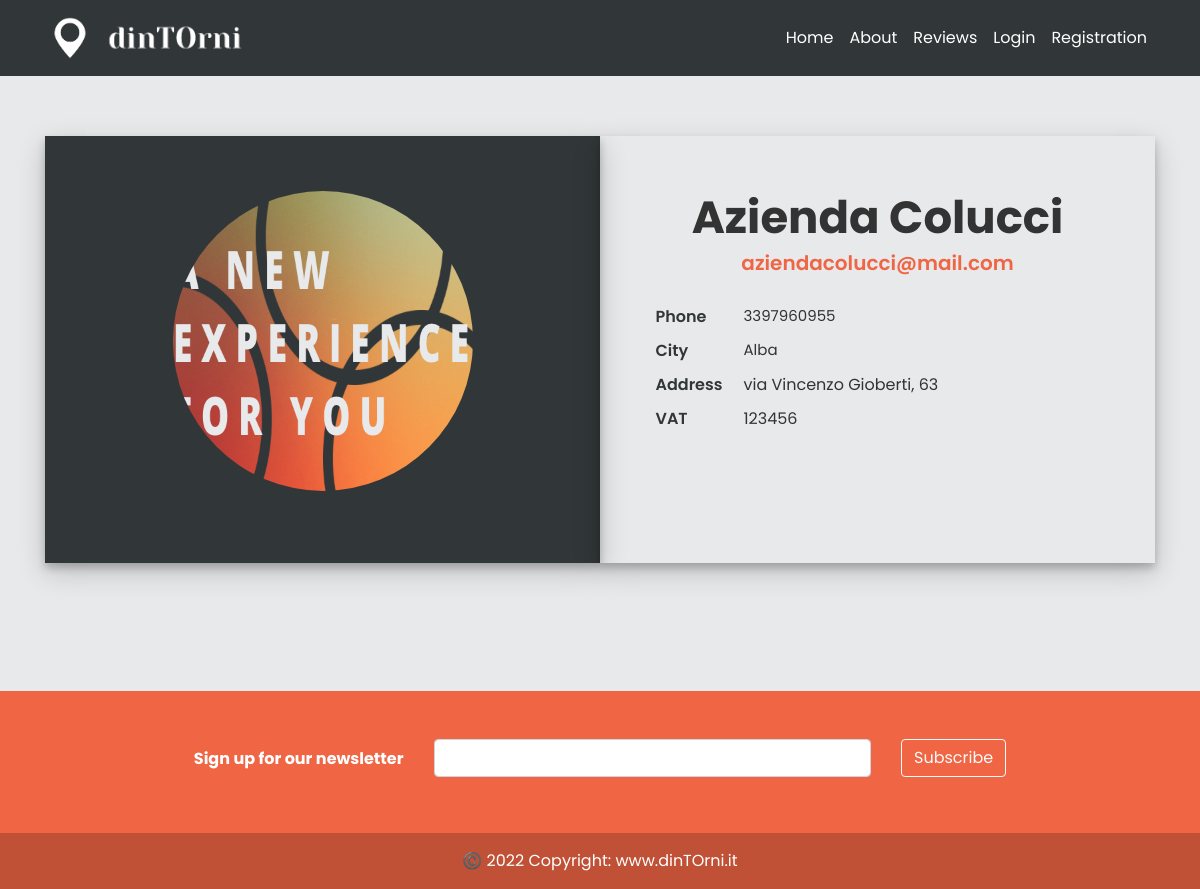
Page /2/business_info on the earlier database version.
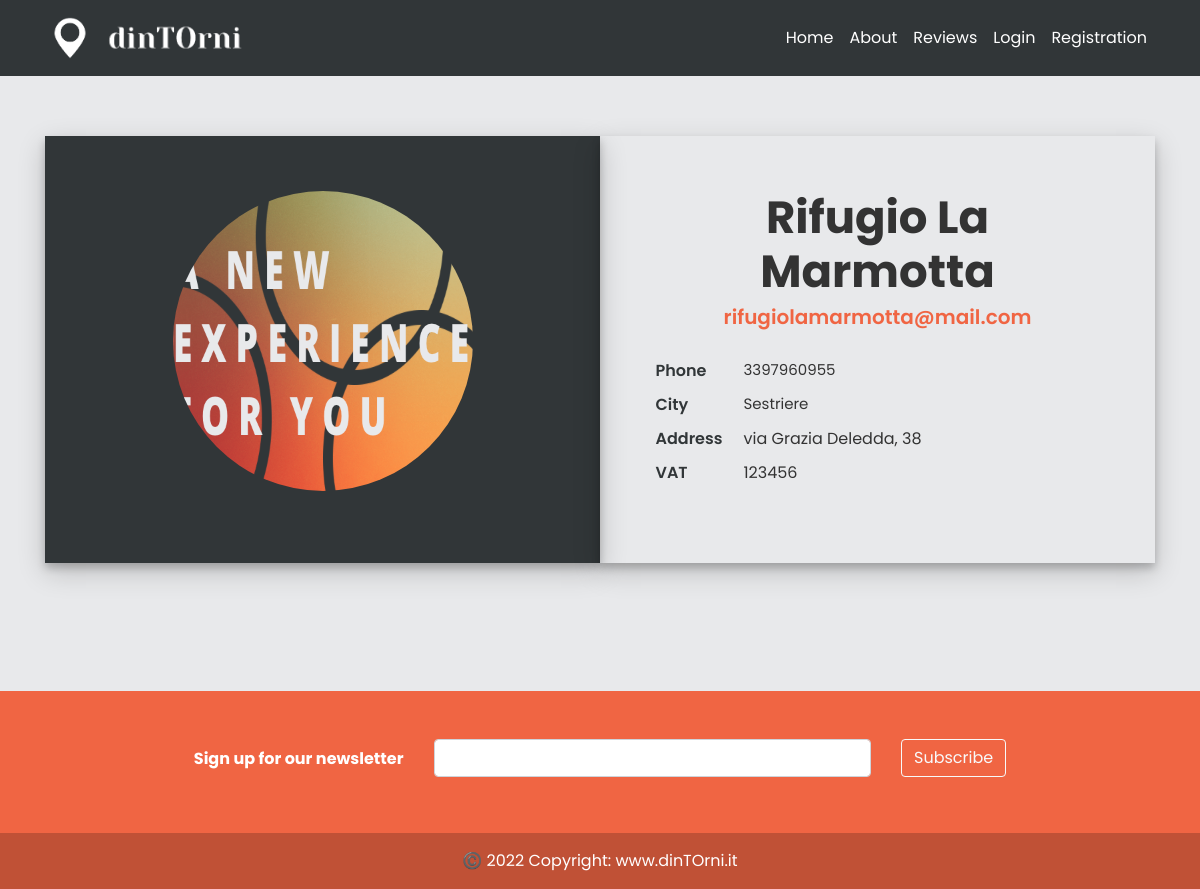
Same page on the later database version.
### models.py (models this page shows, shortened)
class User(db.Model, UserMixin):
    _tablename__ = 'user'
    id = db.Column(db.Integer, primary_key=True)
    email = db.Column(db.String(120), unique=True, nullable=False)
    image_file = db.Column(db.String(20), nullable=False, default='default.jpg')
    password = db.Column(db.String(60), nullable=False)
    telephone = db.Column(db.Integer(), nullable=False)
    type= db.Column(db.String(20))
    __mapper_args__={
        'polymorphic_identity': 'user',
        'polymorphic_on': type
    }

class Business(User, db.Model):
    _tablename__ = 'business'
    id = db.Column(db.Integer, db.ForeignKey('user.id'), primary_key=True)
    name = db.Column(db.String(20), unique=True, nullable=False)
    vat_number = db.Column(db.Integer())#rimettere i nullable
    city = db.Column(db.String(20))
    address = db.Column(db.String(30))
    events = db.relationship('Event', backref='creator', lazy=True)
    link_facebook = db.Column(db.String())
    link_instagram = db.Column(db.String())
    link_twitter = db.Column(db.String())
    link_website = db.Column(db.String())
    __mapper_args__ = {
        'polymorphic_identity': 'business',
    }

### app/events/routes.py (the view)
@events.route("/<int:event_id>/business_info", methods=['GET', 'POST'])
def business_info(event_id):
    e = Event.query.get_or_404(event_id)
    return render_template('account_business.html', event = e)

### app/templates/account_business.html
{% extends "layout.html" %}
{% block content %}
    <div class="container login-container pb-5" style="height: 500px">
        <div class="row">
            <div class="col-md-6 login-form-3">
                <div class="about-avatar">
                    <img class="rounded-circle account-img" style="height: 300px; width: 300px" src="{{ url_for('static', filename='profile_pics/' + event.creator.image_file) }}">
                </div>
            </div>
            <div class="col-md-6 login-form-1">
                <div class="about-text go-to">
                    <h3 class="dark-color">{{ event.creator.name }}</h3>
                    <h6 class="theme-color lead text-center">{{ event.creator.email }}</h6>
                    <div class="row about-list pb-2">
                        <div class="col">
                                <div class="media">
                                    <label>Phone</label>
                                    <p>{{ event.creator.telephone }}</p>
                                </div>
                                <div class="media">
                                    <label>City</label>
                                    <p>{{ event.creator.city }}</p>
                                </div>
                                <div class="media">
                                    <label>Address</label>
                                    {{ event.creator.address }}
                                </div>
                                <div class="media">
                                    <label>VAT</label>
                                    {{ event.creator.vat_number }}
                                </div>
                            </div>
                    </div>
                </div>
            </div>
        </div>
    </div>
{% endblock content %}

Differences in the rows shown:
no longer on this page (row edited): User: image_file (placeholder picture), creator.email "aziendacolucci@mail.com", creator.telephone "3397960955"
no longer on this page (row unchanged): Business: creator.name "Azienda Colucci", creator.city "Alba", creator.address "via Vincenzo Gioberti, 63", creator.vat_number "123456"
now on this page (row edited): User: image_file (placeholder picture), creator.email "rifugiolamarmotta@mail.com", creator.telephone "3397960955"
now on this page (row edited): Business: creator.name "Rifugio La Marmotta", creator.city "Sestriere", creator.address "via Grazia Deledda, 38", creator.vat_number "123456"
